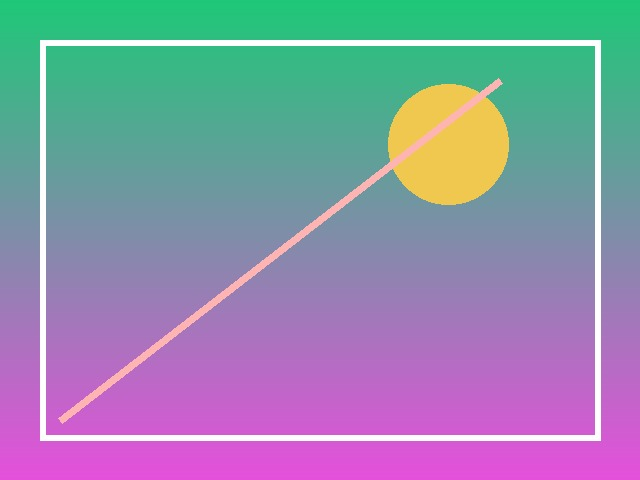
//> input picture input.jpg, 640 x 480 px
$ ./image_preproc_demo input.jpg   (built with g++ and OpenCV 4)
//> lines starting //> are read from the running program, lines starting //| are printed output that depends on the picture
// image_preproc_demo.cpp
/*
install opencv pkg-config
Build: % g++ -std=c++17 -O2 image_preproc_demo.cpp -o image_preproc_demo $(pkg-config --cflags --libs opencv4)
Run:   % ./image_preproc_demo input.jpg
*/

#include <opencv2/opencv.hpp>
#include <iostream>
using namespace cv;

static Mat centerCrop(const Mat &img, int w, int h)
{
	int x = std::max(0, (img.cols - w) / 2), y = std::max(0, (img.rows - h) / 2);
	Rect r(x, y, std::min(w, img.cols - x), std::min(h, img.rows - y));
	return img(r).clone();
}
static Mat rotateDegrees(const Mat &img, double deg)
{
	Point2f c(img.cols / 2.f, img.rows / 2.f);
	Mat M = getRotationMatrix2D(c, deg, 1.0);
	Mat out;
	warpAffine(img, out, M, img.size(), INTER_LINEAR, BORDER_REFLECT101);
	return out;
}
static Mat slightPerspective(const Mat &img)
{
	Point2f s[4] = {{0, 0}, {(float)img.cols - 1, 0}, {(float)img.cols - 1, (float)img.rows - 1}, {0, (float)img.rows - 1}};
	float dx = 0.12f * img.cols, dy = 0.08f * img.rows;
	Point2f d[4] = {{dx, dy}, {(float)img.cols - 1 - dx, 0}, {(float)img.cols - 1, (float)img.rows - 1}, {0, (float)img.rows - 1}};
	Mat H = getPerspectiveTransform(s, d), out;
	warpPerspective(img, out, H, img.size(), INTER_LINEAR, BORDER_REFLECT101);
	return out;
}
static Mat equalizeColorY(const Mat &bgr)
{ // Histogram equalization (luminance only)
	Mat ycrcb;
	cvtColor(bgr, ycrcb, COLOR_BGR2YCrCb);
	std::vector<Mat> ch;
	split(ycrcb, ch);
	equalizeHist(ch[0], ch[0]);
	merge(ch, ycrcb);
	Mat out;
	cvtColor(ycrcb, out, COLOR_YCrCb2BGR);
	return out;
}
static Mat contrastGainBias(const Mat &img, double alpha = 1.2, double beta = 10.0)
{
	Mat out;
	img.convertTo(out, -1, alpha, beta);
	return out; // I' = alpha*I + beta
}
static Mat sobelMag8U(const Mat &gray)
{
	Mat gx, gy;
	Sobel(gray, gx, CV_32F, 1, 0, 3);
	Sobel(gray, gy, CV_32F, 0, 1, 3);
	Mat mag;
	magnitude(gx, gy, mag);
	normalize(mag, mag, 0, 255, NORM_MINMAX);
	Mat u8;
	mag.convertTo(u8, CV_8U);
	return u8;
}

int main(int argc, char **argv)
{
	if (argc < 2)
	{
		std::cerr << "Usage: " << argv[0] << " input.jpg\n";
		return 1;
	}
	Mat img = imread(argv[1]);
//> img is the input picture: 480 rows x 640 cols, CV_8UC3; mean B, G, R 170.1, 145.8, 140.6
	if (img.empty())
	{
		std::cerr << "Failed to read " << argv[1] << "\n";
		return 2;
	}

	Mat resized, cropped, flipped, rotated, persp, eq_gray, eq_color, contrast, sobel, canny;
	resize(img, resized, Size(256, 256));
	cropped = centerCrop(resized, 224, 224);
	flip(cropped, flipped, 1);
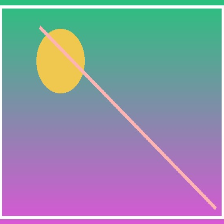
//> flipped: 224 rows x 224 cols, CV_8UC3; mean B, G, R 170.1, 147.3, 143.7
	rotated = rotateDegrees(cropped, 15.0);
	persp = slightPerspective(cropped);

	// Histogram equalization: grayscale & luminance-preserving color
	Mat gray;
	cvtColor(cropped, gray, COLOR_BGR2GRAY);
	equalizeHist(gray, eq_gray);
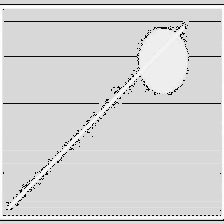
//> eq_gray: 224 rows x 224 cols, CV_8UC1; min 0, max 255, mean 212.5
	eq_color = equalizeColorY(cropped);
//> in equalizeColorY, `cvtColor(bgr, ycrcb, COLOR_BGR2YCrCb);`: ycrcb: 224 rows x 224 cols, CV_8UC3; mean of channels 0, 1, 2 148.8, 124.4, 140
//> in equalizeColorY, `split(ycrcb, ch);`:
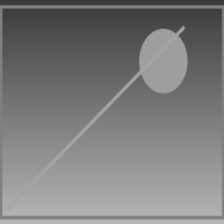
//> ch[1]: 224 rows x 224 cols, CV_8UC1; min 56, max 186, mean 124.4
//> in equalizeColorY, `split(ycrcb, ch);`:
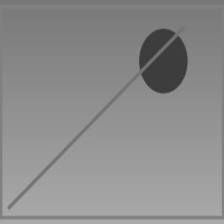
//> ch[2]: 224 rows x 224 cols, CV_8UC1; min 54, max 172, mean 140
//> in equalizeColorY, `merge(ch, ycrcb);`: ycrcb: 224 rows x 224 cols, CV_8UC3; mean of channels 0, 1, 2 212.5, 124.4, 140

	// Contrast tweak (gain/bias)
	contrast = contrastGainBias(cropped, 1.2, 10.0);
//> in contrastGainBias, `img.convertTo(out, -1, alpha, beta);`:
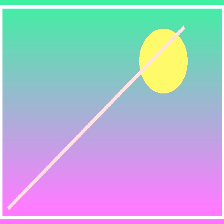
//> out: 224 rows x 224 cols, CV_8UC3; mean B, G, R 211.3, 184.2, 177.1

	// Edges: Sobel magnitude and Canny
	sobel = sobelMag8U(gray);
//> in sobelMag8U, `Sobel(gray, gy, CV_32F, 0, 1, 3);`:
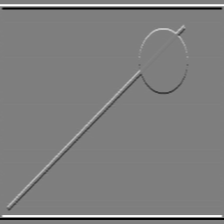
//> gy: 224 rows x 224 cols, CV_32FC1; min -460, max 464, mean 0; drawn with min black and max white
	Canny(gray, canny, 100, 200);
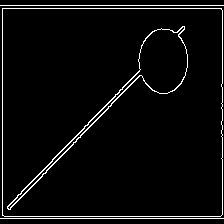
//> canny: 224 rows x 224 cols, CV_8UC1; 4.1% white in thin lines or dots

	// Write results
	imwrite("out_resized.jpg", resized);
	imwrite("out_cropped.jpg", cropped);
	imwrite("out_flipped.jpg", flipped);
	imwrite("out_rotated.jpg", rotated);
	imwrite("out_perspective.jpg", persp);
	imwrite("out_eq_gray.jpg", eq_gray);
	imwrite("out_eq_color.jpg", eq_color);
	imwrite("out_contrast.jpg", contrast);
	imwrite("out_sobel.jpg", sobel);
	imwrite("out_canny.jpg", canny);

	std::cout << "Wrote: out_*.jpg\n";
	return 0;
}
